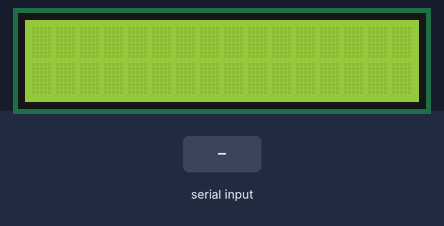
Bench run of a sketch on a simulated Arduino Uno, built with avr-gcc and run on an emulated ATmega328P. Parts: 16×2 character LCD. Inputs (shaded band) come from the test bench. What the sketch prints to the serial monitor is not drawn.

Above: at 1.2 s.
1.3 s: byte 30 received over Serial
2.8 s: byte 90 received over Serial
At 3.8 s:
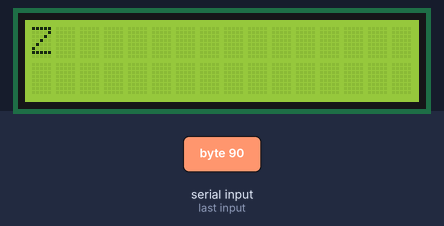
4.3 s: byte 120 received over Serial
At 4.9 s:
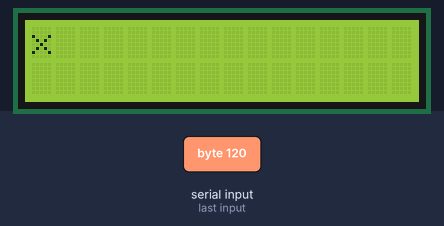
Timing chart, 0 to 7.3 s (numbered marks = the images above; inputs shaded):
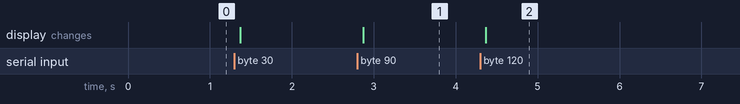

Measured:
- after the input at 2.8 s, the display: changes after 0.07 s (image 1)
- after the input at 4.3 s, the display: changes after 0.07 s (image 2)

The sketch:

Serial_Python_Communication.ino
```cpp
#include <Wire.h>
#include <LiquidCrystal_I2C.h> // F Malpartida's NewLiquidCrystal library
#define I2C_ADDR 0x3F // Define I2C Address for controller
#define En_pin 2
#define Rw_pin 1
#define Rs_pin 0
#define D4_pin 4
#define D5_pin 5
#define D6_pin 6
#define D7_pin 7
#define BACKLIGHT 3

LiquidCrystal_I2C lcd(I2C_ADDR,En_pin,Rw_pin,Rs_pin,D4_pin,D5_pin,D6_pin,D7_pin);

void setup() {

// Switch on the backlight
lcd.setBacklightPin(BACKLIGHT,POSITIVE);
lcd.setBacklight(HIGH);

// Reset the display
lcd.begin(16, 2);
lcd.clear();
lcd.home();

Serial.begin(115200);

}

void loop() {
  while (Serial.available()) {
    lcd.begin(16,2);
    lcd.clear();
    lcd.home();
    //Serial.println("");
    //Serial.println("TL1");
    //Serial.println("TL2");
    while (Serial.available() > 0) {
      char c = Serial.read();
      lcd.write(c);
      Serial.print(c);
    }
  }
}
```
